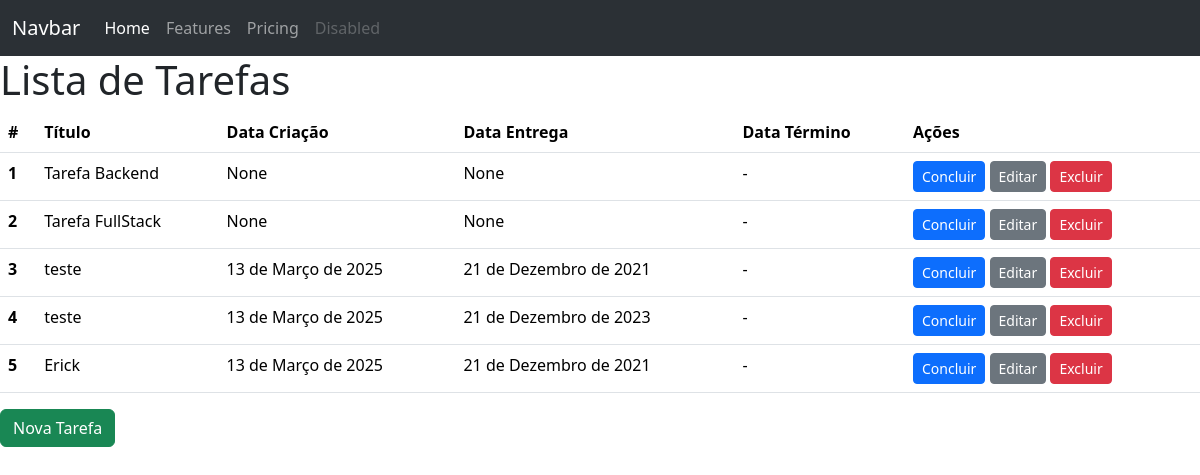
/, run on an earlier commit of the app's database.
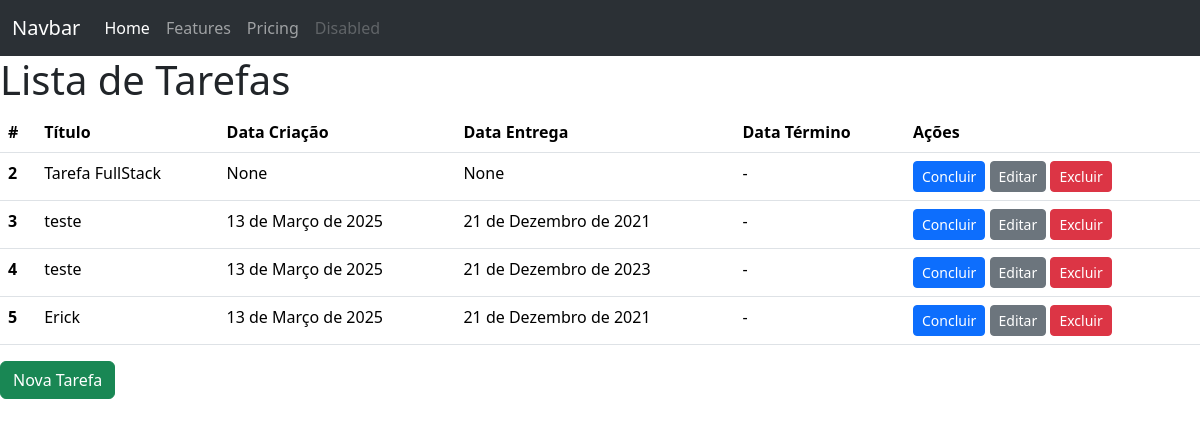
And on a later commit of the database.
### todos/models.py (models this page shows)
class Todo(models.Model):
    title = models.CharField(max_length=100, null=False, blank=False)
    created_at = models.DateField(auto_now_add=True, null=False, blank=False)
    deadline = models.DateField(null=False, blank=False)
    finished_at = models.DateField(null=True)

### todos/views.py (the view)
# urls.py: path('', TodoListView.as_view(), name="todo_list"),
class TodoListView(ListView):
    model = Todo

### todos/templates/todos/todo_list.html (shortened to what this page needs)
<!DOCTYPE html>
<html lang="en">
 <head>
 <link
 href="https://cdn.jsdelivr.net/npm/bootstrap@5.3.3/dist/css/bootstrap.min.css"
 rel="stylesheet"
 />
 </head>
 <body>
 <nav class="navbar navbar-expand-lg bg-body-tertiary" data-bs-theme="dark">
 <div class="container-fluid">
 <a class="navbar-brand" href="#">Navbar</a>
 <div class="collapse navbar-collapse" id="navbarNavAltMarkup">
 <div class="navbar-nav">
 <a class="nav-link active" aria-current="page" href="#">Home</a>
 <a class="nav-link" href="#">Features</a>
 <a class="nav-link" href="#">Pricing</a>
 <a class="nav-link disabled" aria-disabled="true">Disabled</a>
 </div>
 </div>
 </div>
 </nav>
 <main>
 <h1>Lista de Tarefas</h1>
 <table class="table">
 <thead>
 <tr>
 <th scope="col">#</th>
 <th scope="col">Título</th>
 <th scope="col">Data Criação</th>
 <th scope="col">Data Entrega</th>
 <th scope="col">Data Término</th>
 <th scope="col">Ações</th>
 </tr>
 </thead>
 <tbody>
 {% for todo in object_list %}
 <tr>
 <th scope="row">{{ todo.id }}</th>
 <td>{{ todo.title }}</td>
 <td>{{ todo.created_at }}</td>
 <td>{{ todo.deadline }}</td>
 <td>{{ todo.finished_at | default:"-"}}</td>
 <td>
 <a href="{% url 'todo_complete' pk=todo.pk %}" class="btn btn-primary btn-sm">Concluir</a>
 <a href="{% url 'todo_update' pk=todo.pk %}" class="btn btn-secondary btn-sm">Editar</a>
 <a href="{% url 'todo_delete' pk=todo.pk %}" class="btn btn-danger btn-sm">Excluir</a>
 </td>
 </tr>
 {% endfor %}
 </tbody>
 </table>
 <a href="{% url 'todo_create' %}" class="btn btn-success">Nova Tarefa</a>
 </main>
 </body>
</html>

What changed in the data, as far as the page shows it:
removed Todo: id "1", title "Tarefa Backend", created_at "None", deadline "None", finished_at "-"
